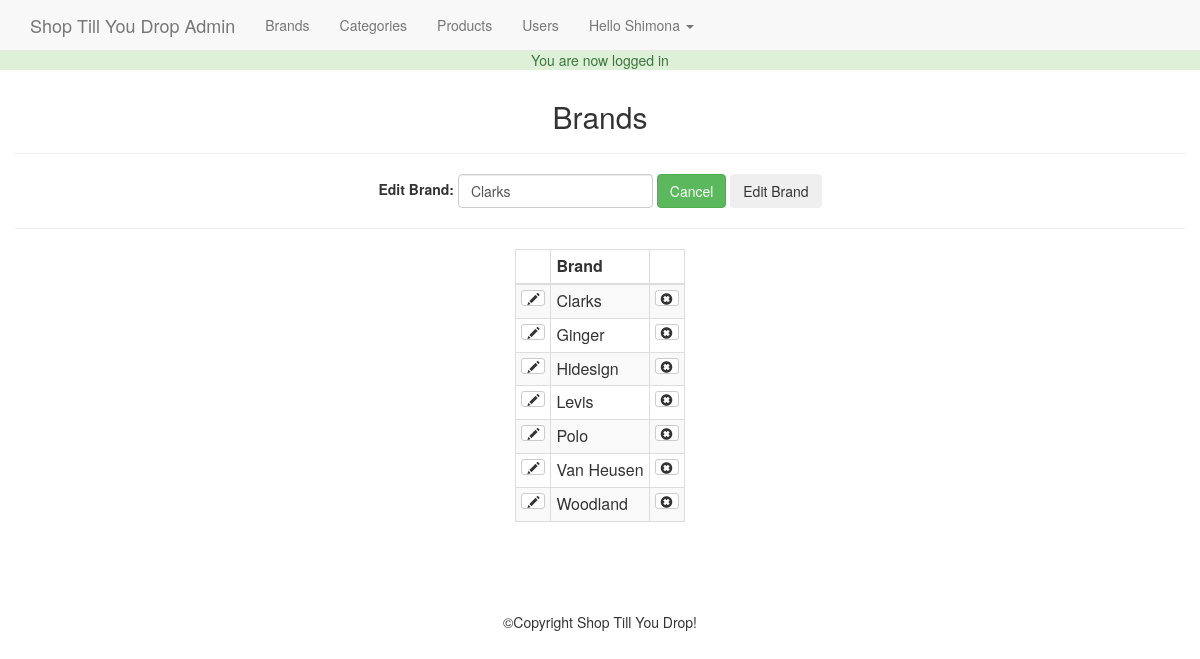
Page /admin/brands.php?edit=7 (signed in) on the committed database.
### tables this page shows
CREATE TABLE `brand` (
  `id` int(11) NOT NULL,
  `brand` varchar(255) NOT NULL
);

### helpers/helpers.php (called while the page is built, shortened)
<?php
	function sanitize($dirty) {
		return htmlentities($dirty, ENT_QUOTES, "UTF-8");
	}
?>

### admin/brands.php (the view, shortened to what this page needs)
<?php
	require_once '../core/init.php';
	include 'includes/head.php';
	include 'includes/navigation.php';
	$sql="SELECT * FROM brand ORDER BY brand";
	$results=$db->query($sql);
	if(isset($_GET['edit'])&& !empty($_GET['edit'])){
		$edit_id=(int)$_GET['edit'];
		$edit_id=sanitize($edit_id);
		$sql2 ="SELECT * FROM brand WHERE id='$edit_id'";
		$edit_result=$db->query($sql2);
		$eBrand=mysqli_fetch_assoc($edit_result);
	}
?>
<h2 class="text-center">Brands</h2><hr>
<div class="text-center">
<form class="form-inline" action="brands.php<?=((isset($_GET['edit']))?'?edit='.$edit_id:'');?>" method="post">
	<div class="form-group">
	<?php
	$brand_value='';
	if(isset($_GET['edit'])){
		$brand_value=$eBrand['brand'];
	}else{
		if(isset($_POST['brand'])){
		$brand_value=sanitize($_POST['brand']);
	}
} ?>
		<label for="brand"><?=((isset($_GET['edit']))?'Edit':'Add a');?> Brand:</label>
		<input type="text" name="brand" id="brand" class="form-control" value="<?=$brand_value;?>">
		<?php if(isset($_GET['edit'])):?>
			<a href="brands.php" class="btn btn-success">Cancel</a>
	<?php endif;?>
		<input type="submit" name="add_submit" value="<?=((isset($_GET['edit']))?'Edit':'Add a');?> Brand" class="btn btn success">
	</div>
</form>
</div>
<hr>
<table class="table table-bordered table-striped table-condensed" style="width:auto; margin:0 auto;">
<thead>
	<th></th><th>Brand</th><th></th>
</thead>
<tbody>
<?php while($brand = mysqli_fetch_assoc($results)):?>
	<tr>
		<td><a href="brands.php?edit=<?=$brand['id'];?>" class="btn btn-xs btn-default"><span class="glyphicon glyphicon-pencil"></span></a></td>
		<td><?=$brand['brand'];?></td>
		<td><a href="brands.php?delete=<?=$brand['id'];?>" class="btn btn-xs btn-default"><span class="glyphicon glyphicon-remove-sign"></span></a></td>
	</tr>
<?php endwhile;?>
</tbody>
</table>
<?php include 'includes/footer.php';?>

### css/main.css (style rules this page uses)
body { padding-top:50px; }

### rows in the picture
brand: brand "Clarks"
brand: brand "Ginger"
brand: brand "Hidesign"
brand: brand "Levis"
brand: brand "Polo"
brand: brand "Van Heusen"
brand: brand "Woodland"

### other values in the picture
$_SESSION['success_flash'] "You are now logged in"
$user_data['first'] "Shimona"
